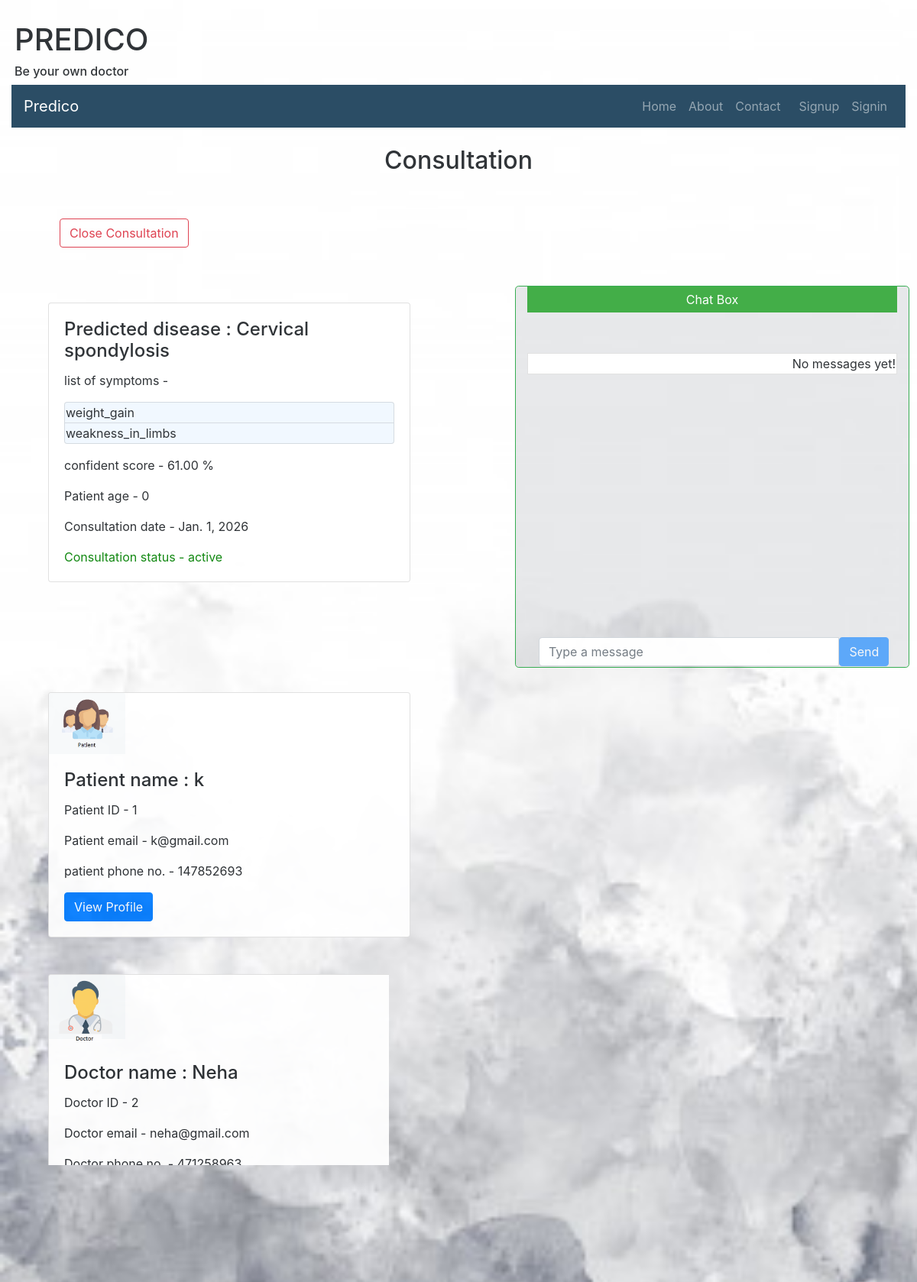
The app's page /consultationview/1 with its own data.
### main_app/models.py (models this page shows)
class consultation(models.Model):
    patient = models.ForeignKey(patient ,null=True, on_delete=models.SET_NULL)
    doctor = models.ForeignKey(doctor ,null=True, on_delete=models.SET_NULL)
    diseaseinfo = models.OneToOneField(diseaseinfo, null=True, on_delete=models.SET_NULL)
    consultation_date = models.DateField()
    status = models.CharField(max_length = 20)

class diseaseinfo(models.Model):
    patient = models.ForeignKey(patient , null=True, on_delete=models.SET_NULL)
    diseasename = models.CharField(max_length = 200)
    no_of_symp = models.IntegerField()
    symptomsname = models.JSONField(default=list)
    confidence = models.DecimalField(max_digits=5, decimal_places=2)
    consultdoctor = models.CharField(max_length = 200)

class patient(models.Model):
    user = models.OneToOneField(User, on_delete=models.CASCADE, primary_key=True)
    is_patient = models.BooleanField(default=True)
    is_doctor = models.BooleanField(default=False)
    name = models.CharField(max_length = 50)
    dob = models.DateField()
    address = models.CharField(max_length = 100)
    mobile_no = models.CharField(max_length = 15)
    gender = models.CharField(max_length = 10)
    @property
    def age(self):
        today = date.today()
        db = self.dob
        age = today.year - db.year
        if today.month < db.month or today.month == db.month and today.day < db.day:
            age -= 1
        return age

class doctor(models.Model):
    user = models.OneToOneField(User, on_delete=models.CASCADE, primary_key=True)
    is_patient = models.BooleanField(default=False)
    is_doctor = models.BooleanField(default=True)
    name = models.CharField(max_length = 50)
    dob = models.DateField()
    address = models.CharField(max_length = 100)
    mobile_no = models.CharField(max_length = 15)
    gender = models.CharField(max_length = 10)
    registration_no = models.CharField(max_length = 20)
    year_of_registration = models.DateField()
    qualification = models.CharField(max_length = 20)
    State_Medical_Council = models.CharField(max_length = 30)
    specialization = models.CharField(max_length = 30)
    rating = models.IntegerField(default=0)

### main_app/views.py (the view)
# urls.py: path('consultationview/<int:consultation_id>', views.consultationview , name='consultationview'),
def  consultationview(request,consultation_id):
    if request.method == 'GET':
      request.session['consultation_id'] = consultation_id
      consultation_obj = consultation.objects.get(id=consultation_id)
      return render(request,'consultation/consultation.html', {"consultation":consultation_obj })

### templates/consultation/consultation.html (shortened to what this page needs)
{% extends "basic.html" %}
{% load static %}
{% block body %}
<br><center><h2> Consultation</h2>
</center>
<br>
<div class="row">
<div class="col" >
  <div class="container mt-4 ml-5 mr-5">
          <button type="button" class="btn btn-outline-danger mb-4" data-toggle="collapse" data-target="#demo2">Close Consultation</button>
  </div>
    <div class="card mt-5 ml-5 mr-5 mb-5">
        <div class="card-body">
          <h4 class="card-title">Predicted disease : {{consultation.diseaseinfo.diseasename}}</h4>
          <p class="card-text">list of symptoms -
              <ul class="list-group" >
                {% for i in consultation.diseaseinfo.symptomsname %}
                <li class="list-group-item" style="background-color:aliceblue">{{i}}</li>
                {% endfor %}
              </ul>
          </p>
          <p class="card-text">confident score - {{consultation.diseaseinfo.confidence}} %</p>
          <p class="card-text">Patient age - {{consultation.patient.age}}</p>
          <p class="card-text">Consultation date - {{consultation.consultation_date}}</p>
          <p class="card-text" style="color: green;">Consultation status - {{consultation.status}}</p>
        </div>
    </div>
<br><br>
                            <div class="card mt-5 ml-5 mr-5 mb-5" >
                                <div class="text-center " style="width:100px">
                                    <img class="card-img-top " src="{% static 'homepage/patient.png' %}" alt="Card image" style="width:100%;">
                                </div>
                                <div class="card-body">
                                  <h4 class="card-title">Patient name : {{consultation.patient.name}}</h4>
                                  <p class="card-text">Patient ID - {{consultation.patient.user_id}}</p>
                                  <p class="card-text">Patient email - {{consultation.patient.user.email}}</p>
                                  <p class="card-text">patient phone no. - {{consultation.patient.mobile_no}}</p>
                                  <a href="{% url 'pviewprofile' consultation.patient.user.username %}" class="btn btn-primary">View Profile</a>
                                </div>
                            </div>
                                <div class="card mt-5 ml-5 mr-5 mb-5" >
                                        <div class="text-center " style="width:100px">
                                            <img class="card-img-top" src="{% static 'homepage/doctor.png' %}" alt="Card image" style="width:100%;">
                                        </div>
                                        <div class="card-body" style="display: inline-block;">
                                          <h4 class="card-title">Doctor name : {{consultation.doctor.name}}</h4>
                                          <p class="card-text">Doctor ID - {{consultation.doctor.user_id}}</p>
                                          <p class="card-text">Doctor email - {{consultation.doctor.user.email}}</p>
                                          <p class="card-text">Doctor phone no. - {{consultation.doctor.mobile_no}}</p>
                                          <p class="card-text">Doctor rating is - {{consultation.doctor.rating}}/5</p>
                                          <a href="{% url 'dviewprofile' consultation.doctor.user.username %}" class="btn btn-primary">View Profile</a>
                                        </div>
                                </div>
</div>
      <div class="col">
            <div class="container-fluid border border-success rounded-lg" id="chat_window" style="background-color: #1423301a !important;">
                                <div id="chat-body" class="panel panel-default">
                                    <center> <div class="panel-heading">Chat Box
                                             </div>  </center>
                                    <div id="msg-list-div" class="panel-body">
                                                <ul id="msg-list" class="list-group">
                                          {% include 'consultation/chat_body.html' %}
                                                </ul>
                                    </div>
                                    <br>
                                        <div id="chat-form" class="container-fluid">  {% csrf_token %}
                                            <div id="chat-bottom" class="input-group">
                                                <input type="text" id="chat-msg" name="chat-msg" class="form-control" placeholder="Type a message" />
                                            <div>
                                                    <input class="btn btn-primary" id="send" type="submit" value="Send"/>
                                        </div>
                                </div>
             </div>
</div>
</div>
{% endblock %}

### templates/basic.html (shortened to what this page needs)
﻿{% load static %}
<!doctype html>
<html lang="en">
  <head>
    <link rel="stylesheet" href="https://stackpath.bootstrapcdn.com/bootstrap/4.3.1/css/bootstrap.min.css">
    <link rel="stylesheet" href="{% static 'homepage/bootstrap/css/bootstrap.min.css' %}">
   <link rel="stylesheet" href="{% static 'homepage/bootstrap/css/bootstrap.min.css' %}">
   <link rel="stylesheet" href="{% static 'homepage/css.css' %}">
  </head>
  <body>
      <div class="container-fluid">
          <div class="page-header mt-1 mb-1 ml-1 ">
          <h1>PREDICO</h1>
          <h6>Be your own doctor </h6>
        </div>
          <nav class="navbar navbar-expand-lg navbar-dark" style="background-color: #1b405a;">
              <a class="navbar-brand" href="{% url 'home' %}">Predico </a>
              <div class="collapse navbar-collapse" id="navbarSupportedContent">
                  <ul class="navbar-nav ml-auto">
                      <li class="nav-item">
                          <a class="nav-link" href="{% url 'home' %}">Home</a>
                      </li>
                      <li class="nav-item">
                          <a class="nav-link" href="{% url 'home' %}">About</a>
                      </li>
                      <li class="nav-item">
                          <a class="nav-link" href="{% url 'home' %}">Contact</a>
                      </li>
                    {% if user.is_authenticated %}
                      {% if user.patient %}
                      <li class="nav-item ml-2">
                      <li class="nav-link" href="{% url 'patient_ui' %}" style="color: rgb(91, 252, 50);">Hello, {{user.patient.name}}</li>
                      </li>
                      <li class="nav-item ml-2">
                          <a class="nav-link" href="{% url 'patient_ui' %}">Profile</a>
                          </li>
                      {% endif %}
                      {% if user.doctor  %}
                      <li class="nav-item ml-2">
                        <li class="nav-link" href="{% url 'doctor_ui' %}" style="color: rgb(91, 252, 50);">Hello, Dr. {{user.doctor.name}}</li>
                        </li>
                        <li class="nav-item ml-2">
                            <a class="nav-link" href="{% url 'doctor_ui' %}">Profile</a>
                            </li>
                      {% endif %}
                      {% if user.is_superuser  %}
                      <li class="nav-item ml-2">
                        <li class="nav-link" href="{% url 'admin_ui' %}" style="color: rgb(91, 252, 50);">Admin: {{user.username}}</li>
                        </li>
                        <li class="nav-item ml-2">
                            <a class="nav-link" href="{% url 'admin_ui' %}">Profile</a>
                            </li>
                      {% endif %}
                      <li class="nav-item ml-2">
      <button class="btn btn-danger btn-xs" data-toggle="modal" data-target="#logout-modal" style="color: rgb(247, 190, 188);">Log out</button>
                      </li>
      <div class="modal fade" id="logout-modal" tabindex="-1" role="dialog" aria-hidden="true">
        <div class="modal-dialog modal-sm">
          <div class="modal-content">
            <div class="modal-header"><h4>Logout <i class="fa fa-lock"></i></h4></div>
            <div class="modal-body"><i class="fa fa-question-circle"></i><span style="color: rgb(42, 187, 6);">{{user.patient.name}}</span>, Are you sure you want to log-off?</div>
            <div class="modal-footer"><a href="{% url 'logout' %}" class="btn btn-primary btn-block">Logout</a></div>
          </div>
        </div>
      </div>
                      {% else %}
                      <li class="nav-item ml-2">
                          <a class="nav-link" data-toggle="modal" data-target=".bd-example-modal-lg2">Signup</a>
                      </li>
                      <li class="nav-item ml-">
                          <a class="nav-link" data-toggle="modal" data-target=".bd-example-modal-lg">Signin</a>
                      </li>
                      {% endif %}
                  </ul>
              </div>
          </nav>
  {% block body %}
  {% endblock %}
</div>
</body>
</html>

### templates/consultation/chat_body.html
﻿{% load static %}
{% for obj in chat %}
{% if obj.sender == request.user %}
<div class="outgoing_msgs">
    <div class="sent_msg">
        <span class="time_date"> {{ obj.created }} </span>
        <li class="text-right list-group-item">{{ obj.message }} </li>
    </div>
  </div>
{% else %}
<div class="incoming_msg">
    <div class="incoming_msg_img"> <img src="https://ptetutorials.com/images/user-profile.png" alt="Sender">
    </div>
    <div class="received_msg">
      <div class="received_withd_msg">
        <span class="time_date"> {{ obj.created }} </span>
        <li class="text-left list-group-item">{{ obj.message }}</li>
        <span class="time_date"> {{obj.sender}}</span>
      </div>
    </div>
</div>
{% endif %}
{% empty %}
<br><br>
<li class="text-right list-group-item">No messages yet!</li>
<br><br>
{% endfor %}

### templates/consultation/consultation.html (style rules this page uses)
#chat_window { position: fixed; max-height: 500px; bottom: 4%; top: 22%; right: 10px; max-width: 43%; min-width: 43%; }
#chat-form { position: absolute; bottom: 1px; float: bottom; width: 95%; }
.panel-heading { position: relative; background-color: #35a83b; padding: 5px; margin-bottom: 5px ; color: #fff; }
.panel-body { overflow-y: scroll; max-height:400px; width: auto; top: 10px; bottom: 20px; }
body { position: relative; box-shadow: 0px 0px 20px 0px rgb(219, 218, 218) !important; background-color: #5f94c21a !important; }
.list-group-item { display: block; padding: 1px !important; }
.container { max-width:1170px; margin:auto; }
img { max-width:100%; }

### records on screen
consultation: diseaseinfo.diseasename "Cervical spondylosis", diseaseinfo.confidence "61.00", patient.age "0", consultation_date "Jan. 1, 2026", status "active", patient.name "k", patient.user_id "1", patient.user.email "k@gmail.com", patient.mobile_no "147852693", doctor.name "Neha", doctor.user_id "2", doctor.user.email "neha@gmail.com", doctor.mobile_no "471258963"

### other values on screen
{{ i }} "weight_gain" "weakness_in_limbs"
